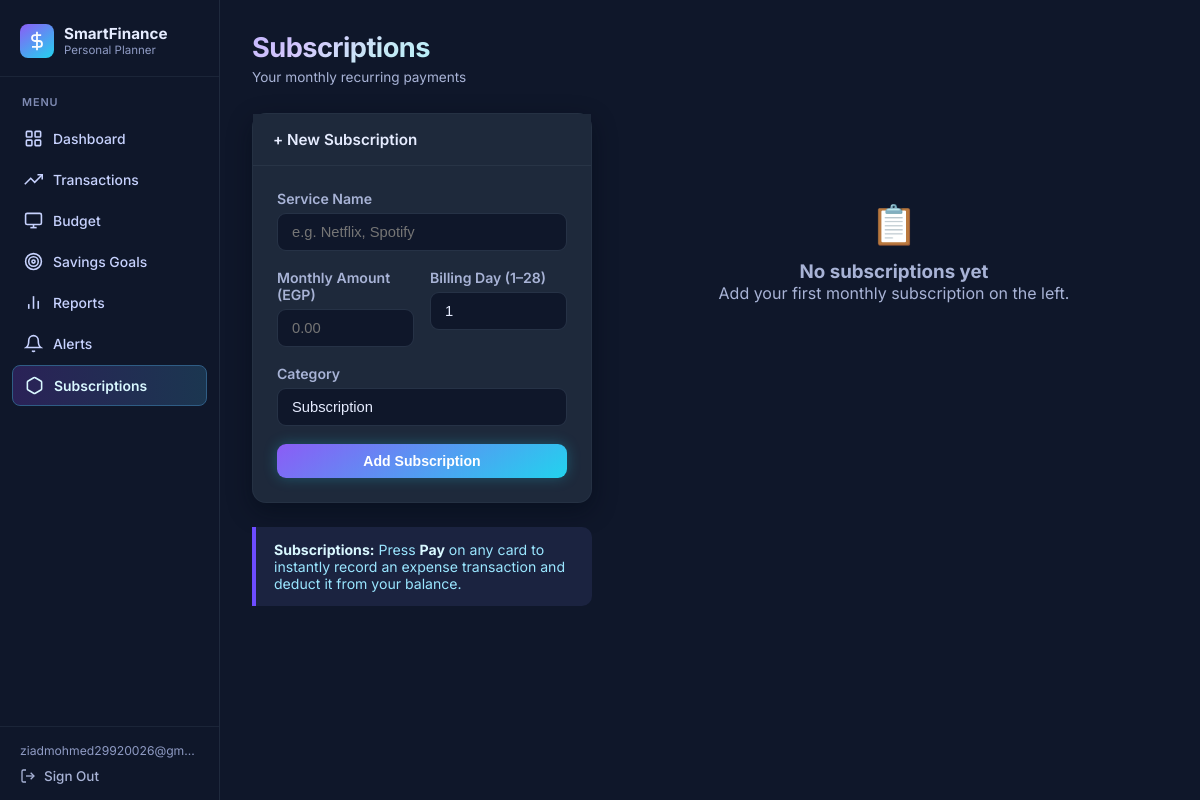
Before: /subscriptions/ (signed in) with the older database file.
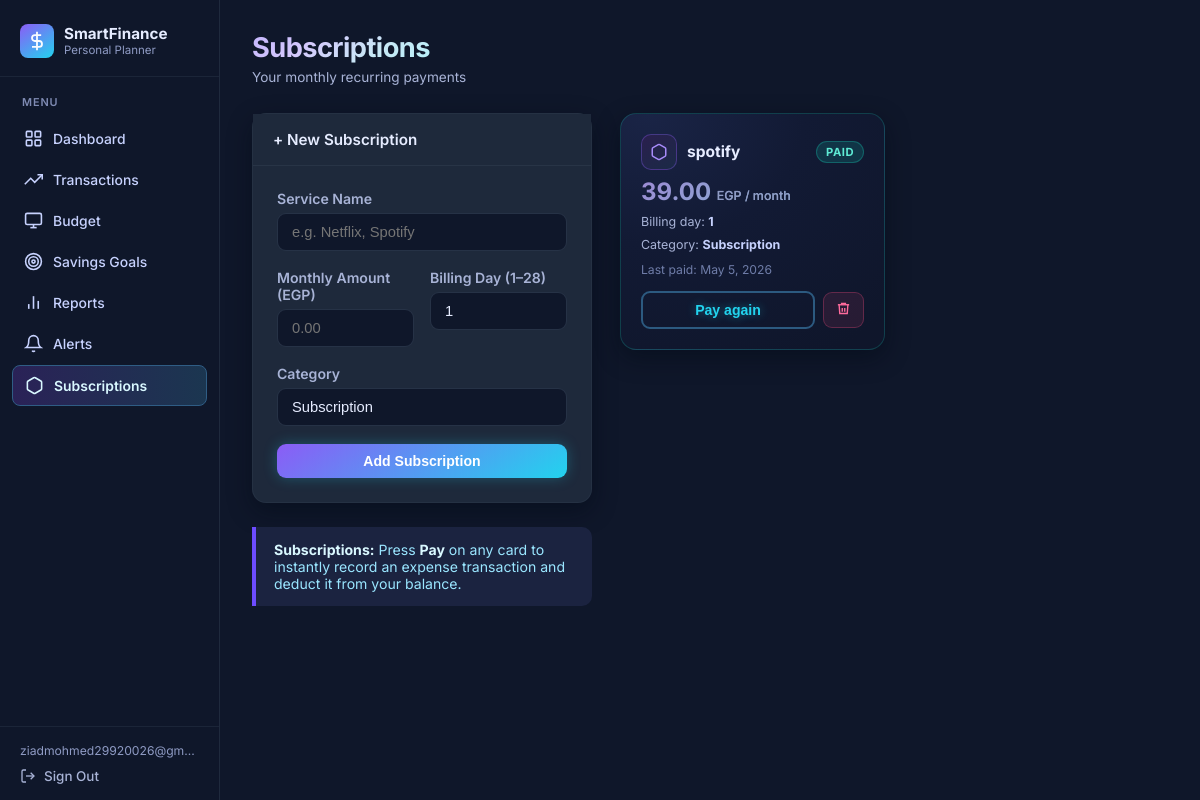
After: the same page with the newer database file.
### budget/models.py (models this page shows, shortened)
class Subscription(models.Model):
    user        = models.ForeignKey(User, on_delete=models.CASCADE)
    name        = models.CharField(max_length=200)
    amount      = models.DecimalField(max_digits=10, decimal_places=2)
    billing_day = models.IntegerField(default=1)
    category    = models.CharField(max_length=100, default='Subscription')
    is_active   = models.BooleanField(default=True)
    last_paid   = models.DateField(null=True, blank=True)
    created_at  = models.DateTimeField(auto_now_add=True)
    def is_due(self):
        from django.utils import timezone
        today = timezone.localdate()
        if self.last_paid is None:
            return True
        return self.last_paid.year < today.year or self.last_paid.month < today.month
    class Meta:
        ordering = ['name']

### budget/views.py (the view, shortened to what this page needs)
# urls.py: path('subscriptions/',                          views.subscriptions_view,       name='subscriptions'),
@login_required
def subscriptions_view(request):
    errors = {}
    subs = Subscription.objects.filter(user=request.user, is_active=True)
    return render(request, 'budget/subscriptions.html', {
        'subscriptions': subs,
        'errors': errors,
        'old': request.POST,
    })

### budget/templates/budget/subscriptions.html (shortened to what the changed rows need)
{% extends 'budget/base.html' %}
{% block content %}
<div class="page-header">
    <div>
        <h2>Subscriptions</h2>
    </div>
</div>
<div class="sub-layout">
    <div>
        {% if subscriptions %}
            <div class="sub-grid">
            {% for s in subscriptions %}
                <div class="sub-card {% if s.is_due %}sub-card--due{% else %}sub-card--paid{% endif %}">
                    <div class="sub-card__head">
                        <div class="sub-icon">
                            <svg viewBox="0 0 24 24" fill="none" stroke="currentColor" stroke-width="2">
                                <path d="M21 16V8a2 2 0 0 0-1-1.73l-7-4a2 2 0 0 0-2 0l-7 4A2 2 0 0 0 3 8v8a2 2 0 0 0 1 1.73l7 4a2 2 0 0 0 2 0l7-4A2 2 0 0 0 21 16z"/>
                            </svg>
                        </div>
                        <div class="sub-card__title">{{ s.name }}</div>
                        {% if s.is_due %}
                            <span class="sub-badge sub-badge--due">Due</span>
                        {% else %}
                            <span class="sub-badge sub-badge--paid">Paid</span>
                        {% endif %}
                    </div>
                    <div class="sub-card__amount">{{ s.amount|floatformat:2 }} <span>EGP / month</span></div>
                    <div class="sub-card__meta">
                        <span>Billing day: <strong>{{ s.billing_day }}</strong></span>
                        <span>Category: <strong>{{ s.category }}</strong></span>
                    </div>
                    {% if s.last_paid %}
                    <div class="sub-card__last-paid">Last paid: {{ s.last_paid }}</div>
                    {% endif %}
                    <div class="sub-card__actions">
                        {% if s.is_due %}
                        <form method="POST" action="{% url 'pay_subscription' s.id %}" style="flex:1;">
                            {% csrf_token %}
                            <button type="submit" class="btn btn-primary btn-block sub-pay-btn">
                                <svg width="14" height="14" viewBox="0 0 24 24" fill="none" stroke="currentColor" stroke-width="2.5">
                                    <polyline points="20 6 9 17 4 12"/>
                                </svg>
                                Pay now
                            </button>
                        </form>
                        {% else %}
                        <form method="POST" action="{% url 'pay_subscription' s.id %}" style="flex:1;">
                            <button type="submit" class="btn btn-outline btn-block">
                                Pay again
                            </button>
                        </form>
                        {% endif %}
                        <form method="POST" action="{% url 'delete_subscription' s.id %}">
                            <button type="submit" class="btn sub-del-btn" title="Remove subscription"
                                    onclick="return confirm('Remove {{ s.name }}?')">
                                <svg width="15" height="15" viewBox="0 0 24 24" fill="none" stroke="currentColor" stroke-width="2.2">
                                    <polyline points="3 6 5 6 21 6"/><path d="M19 6l-1 14H6L5 6"/>
                                    <path d="M10 11v6"/><path d="M14 11v6"/>
                                    <path d="M9 6V4h6v2"/>
                                </svg>
                            </button>
                        </form>
                    </div>
                </div>
            {% endfor %}
            </div>
        {% else %}
            <div class="empty-state" style="margin-top:40px;">
                <div style="font-size:2.4rem; margin-bottom:12px;">📋</div>
                <h3>No subscriptions yet</h3>
                <p>Add your first monthly subscription on the left.</p>
            </div>
        {% endif %}
    </div>
</div>
{% endblock %}

Changed rows visible on the page:
added Subscription: name "spotify", shows "PAID", billing_day "1", category "Subscription", last_paid "May 5, 2026", shows "Pay again"
Other visible differences:
text no longer shown: "📋 No subscriptions yet Add your first monthly subscription on the left."
